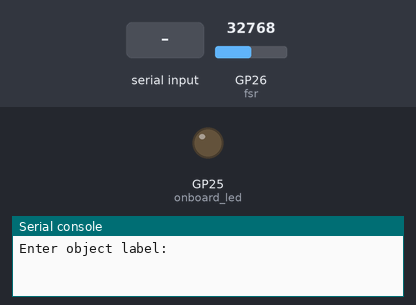
This program was run on a simulated Raspberry Pi Pico running MicroPython. Shown: output pins drawn as LEDs (lit = HIGH), the last lines printed to the serial console. The inputs (shaded band) are chosen by the test bench; at power-on: GP26 (fsr) = 32768 (analog values on the 0–65535 scale). Files the program writes start out absent.

Above: at 1.2 s.
1.3 s: "1" typed at the serial console, then Enter
2.8 s: "0" typed at the serial console, then Enter
At 6.9 s:
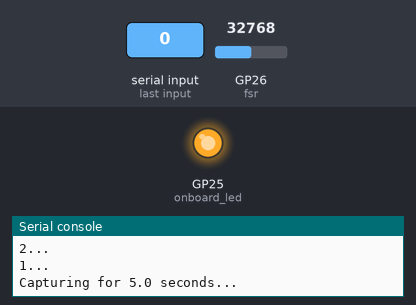
Timing chart, 0 to 12.3 s (numbered marks = the images above; inputs shaded):
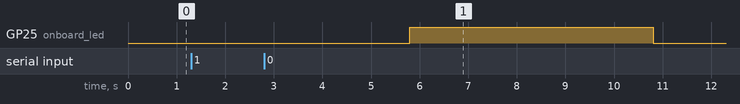

Measured:
- after the input at 2.8 s, GP25 (onboard_led): LOW → HIGH after 3.0 s, → LOW 5.0 s later

The program:

force_motion_data_collect.py
```python
"""
Collects Grove FSR (A0→GP26) readings on a Raspberry Pi Pico and
appends object/motion/force labels with raw and voltage values to csv.
"""

from machine import ADC, Pin
import time
import os

# Setup the sensor
fsr = ADC(Pin(26))  # Grove A0 → GP26 (ADC0)
VREF = 3.3  # Grove Shield set to 3.3v

# Setup the onboard LED
onboard_led = Pin(25, Pin.OUT)

# Settings
duration = 5.0   # Seconds of capture
interval = 0.1   # Sampling interval (~10 Hz)
prep_time = 3    # Countdown seconds before capture starts
filename = 'motion_data.csv'

# Get object label from user
object_label = input('Enter object label: ')

# Motions and force levels
motions = ['slide', 'rotate']
force_levels = [1, 2, 3]

# Check if file exists for header
file_exists = filename in os.listdir()

# Open file in append mode once
with open(filename, 'a') as f:
    if not file_exists:
        f.write('object,motion,force,raw,voltage\n')

    # Loop over force levels and motions
    for force in force_levels:
        for motion in motions:
            print(f'\nNext capture: {motion} with force level {force}')
            print('Press ENTER to start capture...')
            input()

            # Countdown before capture
            print('Get ready!')
            for i in range(prep_time, 0, -1):
                print(f'{i}...')
                time.sleep(1)

            print(f'Capturing for {duration} seconds...')
            onboard_led.value(1)  # LED on

            start = time.ticks_ms()
            data = []

            # Capture loop
            while time.ticks_diff(time.ticks_ms(), start) < duration * 1000:
                value = fsr.read_u16()  # Read raw ADC (0–65535)
                voltage = (value / 65535) * VREF  # Convert to voltage
                data.append(f'{object_label},{motion},{force},{value},{voltage:.4f}')
                time.sleep(interval)  # Wait before next sample

            # Write captured data to file
            f.write('\n'.join(data) + '\n')

            onboard_led.value(0)  # LED off
            print(f'Data appended to {filename}')
            print('Capture complete.')

print('\nAll captures complete.')
```
